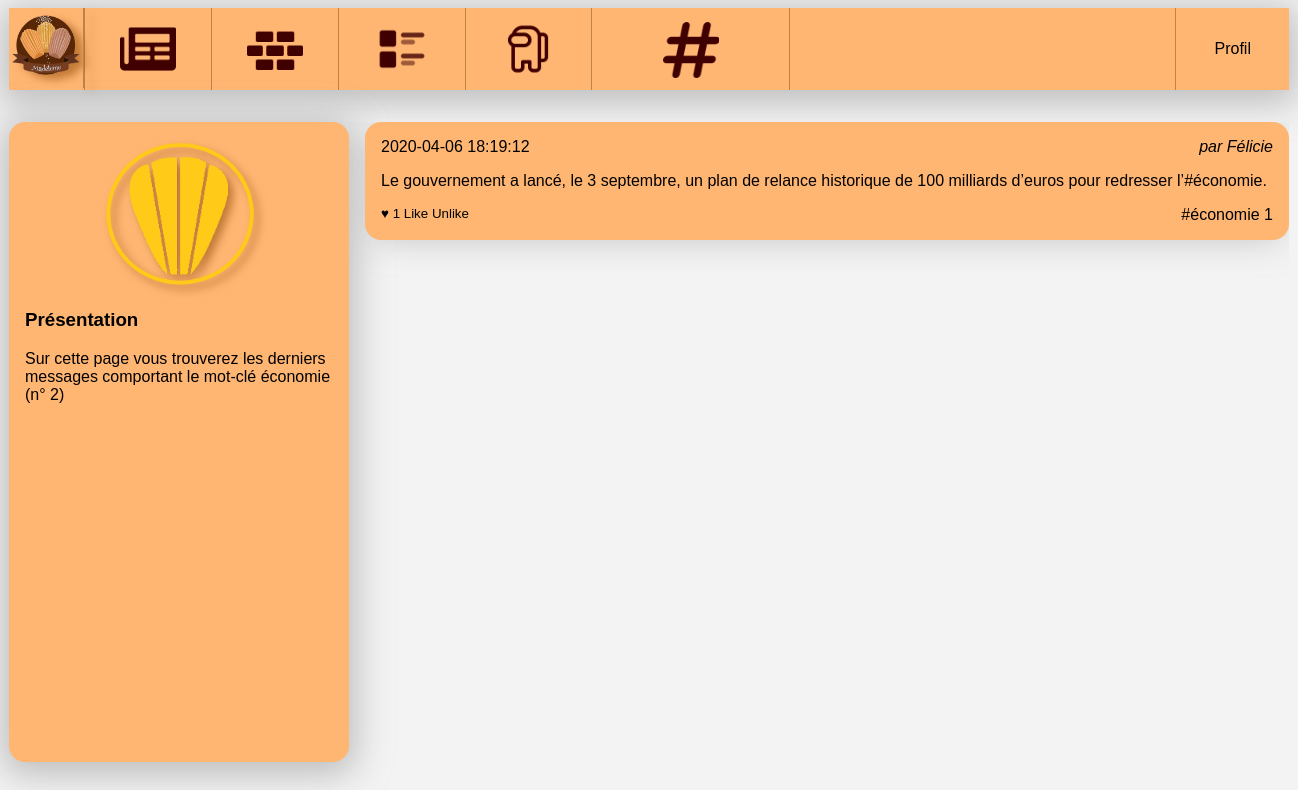
/Niveau1/tags.php?tag_id=2 (signed in), run on the app's committed database.
### tables this page shows
CREATE TABLE `tags` (
  `id` int(10) UNSIGNED NOT NULL,
  `label` varchar(255) NOT NULL
);

CREATE TABLE `users` (
  `id` int(10) UNSIGNED NOT NULL,
  `email` varchar(255) NOT NULL,
  `password` varchar(255) NOT NULL,
  `alias` varchar(255) NOT NULL
);

### Niveau1/message.php (the view, shortened to what this page needs)
<article>
    <h3>
        <time datetime='2020-02-01 11:12:13' ><?php echo $post['created'] ?></time>
    </h3>
        <address>par <a href="wall.php?user_id=<?php echo $post['id']?>"><?php echo $post['author_name'] ?></a></address>
    <div>
        <?php echo $post['content'] ?>
    </div>
    <?php
        $tab = explode(",",$post['taglist']);
        $list_of_tag_id= explode(",", $post['tag_id_list']);
        $last_element=array_pop($list_of_tag_id);
        array_unshift($list_of_tag_id, $last_element);
    ?>
    <footer>
    <small>
        ♥ <?php echo $post['like_number'] ?>
        <a href="like.php?post_id=<?php echo $post['id']; ?>">Like</a>
        <a href="unlike.php?post_id=<?php echo $post['id']; ?>">Unlike</a>
    </small>
        <?php
        if($tab !== [""]){
            for ($i=0; $i < count($tab); $i++) {
        ?>
            <a href="tags.php?tag_id=<?php echo $list_of_tag_id[$i] ?>">#<?php echo $tab[$i] ?></a>
        <?php
        }
        }else{
            ?>
            <br>
            <?php
        }
        ?>
        <?php
        $str = $post['content'];
        $pattern = "/#/";
        $result = preg_match_all($pattern, $str);
        if ($result>0){
        echo $result;
        }
        ?>
        </footer>
</article>

### Niveau1/tags.php (shortened to what this page needs)
<!doctype html>
<html lang="fr">
    <head>
        <link rel="stylesheet" href="style.css"/>
    </head>
    <body>
    <header>
            <img  id="madeli" src="images/madeleine_pdp.png" alt="Logo de notre réseau social"/>
            <?php include 'header.php';
            ?>
        </header>
        <div id="wrapper">
            <?php
            $tagId = intval($_GET['tag_id']);
            ?>
            <aside>
                <?php
                $laQuestionEnSql = "SELECT * FROM tags WHERE id= '$tagId' ";
                $lesInformations = $mysqli->query($laQuestionEnSql);
                $tag = $lesInformations->fetch_assoc();
                ?>
                <img src="images/madeleines.png" alt="Portrait de l'utilisatrice"/>
                <section>
                    <h3>Présentation</h3>
                    <p>Sur cette page vous trouverez les derniers messages comportant
                        le mot-clé <?php echo $tag['label'] ?>
                        (n° <?php echo $tagId ?>)
                    </p>
                </section>
            </aside>
            <main>
                <?php
                $laQuestionEnSql = "
                    SELECT posts.content,
                    posts.created,
                    users.id as id,
                    users.alias as author_name,
                    count(likes.id) as like_number,
                    GROUP_CONCAT(DISTINCT tags.label) AS taglist,
                    GROUP_CONCAT(DISTINCT tags.id) AS tag_id_list
                    FROM posts_tags as filter
                    JOIN posts ON posts.id=filter.post_id
                    JOIN users ON users.id=posts.user_id
                    LEFT JOIN posts_tags ON posts.id = posts_tags.post_id
                    LEFT JOIN tags       ON posts_tags.tag_id  = tags.id
                    LEFT JOIN likes      ON likes.post_id  = posts.id
                    WHERE filter.tag_id = '$tagId'
                    GROUP BY posts.id
                    ORDER BY posts.created DESC
                    ";
                $lesInformations = $mysqli->query($laQuestionEnSql);
                while ($post = $lesInformations->fetch_assoc())
                {
                    include 'message.php';
                } ?>
            </main>
        </div>
    </body>
</html>

### Niveau1/style.css (style rules this page uses)
body { background-color: #f3f3f3; font-family: Arial; }
a { text-decoration: none; color: black; }
body>header { background-color: #FFB673; box-shadow: 0px 6px 34px 7px rgba(158, 158, 158, 0.63); display: flex; width: 80em; margin: 0 auto 2em auto; padding: 0; }
body>header #madeli { height: 5em; filter: drop-shadow(8px 5px 4px rgba(138, 67, 0, 0.527)); border-right: 1px solid #c18245; }
#wrapper { display: flex; width: 80em; margin: 0 auto 2em auto; }
#wrapper aside { background-color: #FFB673; box-shadow: 0px 6px 34px 7px rgba(158, 158, 158, 0.63); flex: 1; padding: 1em; border-radius: 1em; }
#wrapper aside img { display: block; width: 50%; margin: auto; filter: drop-shadow(5px 5px 4px rgba(138, 67, 0, 0.527)); }
#wrapper main { flex: 3; padding-left: 1em; height: 80vh; overflow-y: scroll; }
#wrapper main article { box-shadow: 0px 6px 34px -9px rgba(158, 158, 158, 0.63); background-color: #FFB673; padding: 1em; margin-bottom: 1em; border-radius: 1em; }
#wrapper main article h3 { margin: 0; padding: 0; font-weight: normal; font-size: 1em; }
#wrapper main article time { float: left; }
#wrapper main article address { text-align: right; margin-bottom: 1em; }
#wrapper main article footer { margin-top: 1em; text-align: right; }
#wrapper main article footer small { float: left; }

### data on the page
tags: label "économie"
users: created "2020-04-06 18:19:12", alias "Félicie", content "Le gouvernement a lancé, le 3 septembre, un plan de relance historique de 100 milliards d’euros pour redresser l’#économie.", like_number "1", i "économie", result "1"

### other printed values
$tagId "2"
